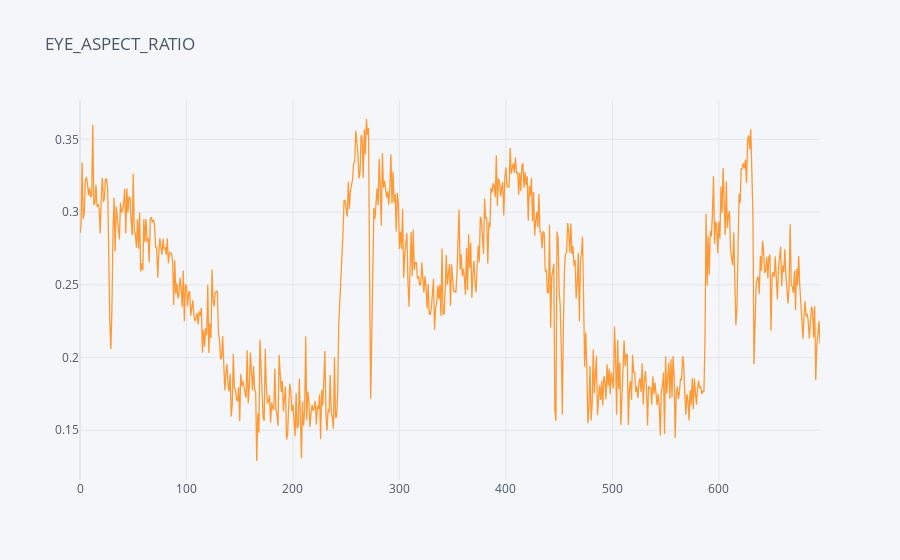

Notebook source saved alongside this figure:
### Markdown cell above
# Plotting for Eye Aspect Ratio

### Code cell
colname=['EAR','frames']
d=pd.read_csv('ear1.csv',names=colname)
d.to_csv('ear1.csv',index=False)
d['frames']=d.index
d.iplot(kind='scatter',x="frames",y="EAR",title='EYE_ASPECT_RATIO',
       labels={
           'frames':"FRAMES",
           'EAR':"Aspect Ratio"
       },)

### Figure 1 — Plotly figure (JSON) as saved in the notebook; plotly's stock layout.template omitted (floating-point values rounded to 4 significant figures; data arrays with more than 128 entries replaced by an {"elided": "..."} marker saying what was removed)
{"data": [{"line": {"color": "rgba(255, 153, 51, 1.0)", "dash": "solid", "shape": "linear", "width": 1.3}, "mode": "lines", "name": "EAR", "text": "", "type": "scatter", "x": {"elided": "696 int values"}, "y": {"elided": "696 float values"}}], "layout": {"legend": {"bgcolor": "#F5F6F9", "font": {"color": "#4D5663"}}, "paper_bgcolor": "#F5F6F9", "plot_bgcolor": "#F5F6F9", "title": {"font": {"color": "#4D5663"}, "text": "EYE_ASPECT_RATIO"}, "xaxis": {"gridcolor": "#E1E5ED", "showgrid": true, "tickfont": {"color": "#4D5663"}, "title": {"font": {"color": "#4D5663"}, "text": ""}, "zerolinecolor": "#E1E5ED"}, "yaxis": {"gridcolor": "#E1E5ED", "showgrid": true, "tickfont": {"color": "#4D5663"}, "title": {"font": {"color": "#4D5663"}, "text": ""}, "zerolinecolor": "#E1E5ED"}}}
